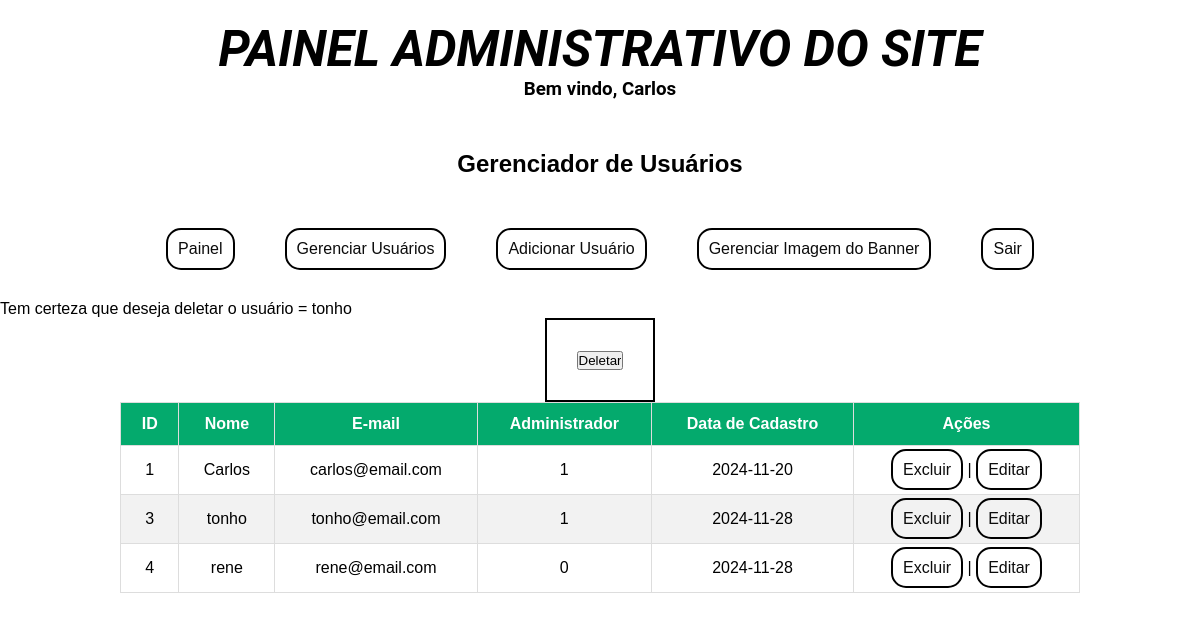
/users.php?id=3&nome=tonho (signed in), run on the app's committed database.
### tables this page shows
CREATE TABLE `users` (
  `id` int(11) NOT NULL,
  `nome` varchar(180) NOT NULL,
  `senha` varchar(240) NOT NULL,
  `email` varchar(240) NOT NULL,
  `imagem` varchar(240) NOT NULL,
  `data_cadastro` date NOT NULL,
  `adm` int(10) NOT NULL
);

### function.php (called while the page is built, shortened)
<?php
function buscar($connect, $tabela, $where = 1, $order = ""){
    if (!empty($order)){
        $order = "ORDER BY $order";
    }
    $query = "SELECT * FROM $tabela WHERE $where $order";
    $execute = mysqli_query($connect, $query);
    $results = mysqli_fetch_all($execute, MYSQLI_ASSOC);
    return $results;
}

### users.php (the view, shortened to what this page needs)
<?php
    require_once"/xampp/htdocs/atividadeFinalPHP/function.php";
    $seguranca = isset($_SESSION['ativa']) ? TRUE : header("location: login.php");
?>
<!DOCTYPE html>
<html lang="pt-br">
<head>
    <link rel="stylesheet" href="css/administrativo.css">
</head>
<body>
<?php if ($seguranca) { ?>
    <h1>Painel administrativo do site</h1>
    <h3>Bem vindo, <?php echo $_SESSION['nome']; ?></h3>
    <h2>Gerenciador de Usuários</h2>
    <?php include "layout/menu.php";?>
<?php
$tabela = "users";
$order = "id";
$usuarios = buscar($connect, $tabela, 1, $order);
if (isset($_GET['id'])){ ?>
    <p>Tem certeza que deseja deletar o usuário  = <?php echo $_GET['nome']; ?> </p>
    <form action="" method="post">
        <input type="submit" name="deletar" value="Deletar">
    </form>
<?php } ?>
<?php } ?>
<div class="container">
    <table>
		<thead>
			<tr>
                <th>ID</th>
				<th>Nome</th>
				<th>E-mail</th>
				<th>Administrador</th>
				<th>Data de Cadastro</th>
				<th>Ações</th>
			</tr>
		</thead>
		<tbody>
            <?php
                foreach ($usuarios as $usuario) : ?>
                    <tr>
                        <td><?php echo $usuario['id'] ; ?></td>
                        <td><?php echo $usuario['nome'] ; ?></td>
                        <td><?php echo $usuario['email'] ; ?></td>
                        <td><?php echo $usuario['adm'] ; ?></td>
                        <td><?php echo $usuario['data_cadastro'] ; ?></td>
                        <td>
                            <a href="users.php?id=<?php echo $usuario['id']; ?>&nome=<?php echo $usuario['nome']; ?> ">Excluir</a>
                            |
                            <a href="edit_user.php?id=<?php echo $usuario['id']; ?>&nome=<?php echo $usuario['nome']; ?> ">Editar</a>
                        </td>
                    </tr>
            <?php endforeach; ?>
        </tbody>
    </table>
</div>
</body>
</html>

### css/administrativo.css (style rules this page uses)
* { margin: 0; padding:0; font-family: sans-serif; }
table { width: 100%; border-collapse: collapse; text-align: center; }
body { display: grid; }
h1 { margin: 0 auto; margin-top: 20px; font-family: 'Roboto', sans-serif; font-size: 50px; font-style: italic; font-weight: 700; text-transform: uppercase; }
h2 { margin: 0 auto; margin-bottom: 50px; }
h3 { margin: 0 auto; margin-bottom: 50px; font-family: 'Roboto', sans-serif; }
a { text-decoration: none; color: #0c0c0c; border: 2px solid black; border-radius: 15px; padding: 10px; gap: 10px; }
table { width: 80%; margin: 0 auto; }
table th, table td { border: 1px solid #ddd; padding: 15px; }
table tr:nth-child(even) { background-color: #f2f2f2; }
table th { padding-top: 12px; padding-bottom: 12px; background-color: #04AA6D; color: white; margin: 0 auto; }
form { margin: 0 auto; border: 2px solid black; padding: 30px; font-family: 'Roboto', sans-serif; }

### data on the page
users: id "1", nome "Carlos", email "carlos@email.com", adm "1", data_cadastro "2024-11-20"
users: id "3", nome "tonho", email "tonho@email.com", adm "1", data_cadastro "2024-11-28"
users: id "4", nome "rene", email "rene@email.com", adm "0", data_cadastro "2024-11-28"

### other printed values
$_SESSION['nome'] "Carlos"
$_GET['nome'] "tonho"
